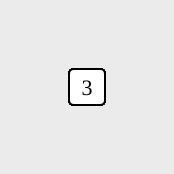
Frame 1 (no input)
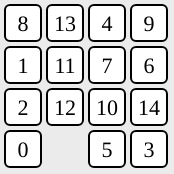
Frame 60 (no input)
Frame 120 (the mouse pressed at the canvas centre since frame 60): identical to frame 60, image omitted

The p5.js sketch that drew these frames (run headless with seeded random() and noise() and a simulated clock; from frame 60 on, the mouse is pressed at the canvas centre):

// p5.js sketch
// ── sketch.js


function setup() {
  rectMode(CENTER);
  textAlign(CENTER,CENTER);
 
  textFont('Consolas');
  createCanvas(174, 174);
 
  document.oncontextmenu = function() {
    return false;
  }



  




  init();
  shuff();
  position();
  
  
}

function shuff(){
  
  for(let i = 0; i<1000; i++){
    randomMove();
  }
  
  
}

function randomMove(){
  
  let nullLoc= locate(null);
  
  let rand = floor(random(4));
 
  let r = floor(nullLoc/4);
  let c = nullLoc%4;
  if( rand == 0)
    { 
      r-=1;
    }
  else if (rand == 1)
   r+=1
  else if(rand == 2)
    c-=1;
  else
   c+=1;
  
  if( r>=0 && c>=0 && r<4 && c<4)
    {
      swap(4*r+c,nullLoc)
    }
  else{
    randomMove();
  }
  
}

function init() {  
  tiles = [] ;
  
  for(let i =0; i<15; i++){
    let t;
   tiles.push( t = new Tile(i)); 
//     t.color = color(25,158,200);
    
    t.color = color(255,255,255);
  }
  tiles.push(null);
 position();

}


function mousePressed()
{
    for( let t of tiles){
     if( t == null)
       continue;
       
       if(t.contains(mouseX,mouseY))
       {
        tileClick(t); 
         return;
       }
      
    }
  
  
}

function tileClick(t)
{
  let a = locate(t);
  let nullLoc= locate(null);
  
  let aR = floor(a/4);
  let aC = a%4;
  let nR = floor(nullLoc/4);
  let nC = nullLoc%4;
  
  let dr = abs(aR-nR);
  let dc = abs(aC-nC);
  
  if(dc <=1 && dr <= 1 && dr != dc)
  swap(a,nullLoc);
  
  position();
  
}



function locate(toFind){
 for(let i = 0; i<tiles.length ;i++){
   
  let t = tiles[i];
  if( t == toFind)
    return i;
 }
  
  return -1;
}


function swap(a,b){
  let hodor = tiles[a];
  tiles[a] = tiles[b];
  tiles[b] = hodor;
}


function position(){  
  for(let i =0; i<tiles.length; i++){
   let t = tiles[i];
    
    if(t == null)
      continue;
      
    let y = 23 + 42*floor(i/4);
    let x = 23 + 42*floor(i%4);
    t.dest = createVector(x,y);
    
  }
}



function draw() {
  background(235);
 drawTiles()
  moveTiles();

}

function moveTiles(){
 for(let t of tiles){ 
   if(t == null)
      continue;
  t.move(); 
 }
}

function drawTiles(){
 for(let t of tiles){
    if(t == null)
      continue;
  t.paint(); 
 }
}


// ── tile.js
function Tile(val) {

  this.loc = new p5.Vector(width / 2, height / 2);
  
  this.dest = this.loc;
  this.value = val;
  this.onArrival = undefined;
  this.color = -1;
  this.showVal = true;
  
  this.border = color(0);
  
//console.log(this.color);


  this.paint = () => {
    strokeWeight(2);
    stroke(this.border);

    if (this.color!=-1) {
    //  colorMode(HSB);
      fill(this.color);
    //  colorMode(RGB);
    } else {
      fill(255);
    }
    rect(this.loc.x, this.loc.y, 36,36,5);

    fill(0);
    // if (this.color!=-1 ){
    //   colorMode(HSB);
    //   fill(this.color, 255, 255);
    //   colorMode(RGB);
    // }
noStroke();
   // fill(255-red(this.color),255-green(this.color),255-blue(this.color))
    textSize(22);
if(this.showVal)
    text(this.value, this.loc.x, this.loc.y + 2)
  }



  this.move = () => {


    if (this.dest != undefined) {
      this.loc = p5.Vector.lerp(this.loc, this.dest, 0.15);

      if (this.loc.dist(this.dest) < 1) {
        this.loc = this.dest;
        this.dest = undefined;

        if (this.onArrival) {
          this.onArrival();
          this.onArrival = undefined;

        }

      }
    }


  }

  this.contains = (x, y) => {
    return x > this.loc.x - 18 && x < this.loc.x + 18 && y > this.loc.y - 18 && y < this.loc.y + 18;


  }

  this.isMoving = () => {
    return this.dest != undefined;
  }

  
 // console.log(this.loc);

}
